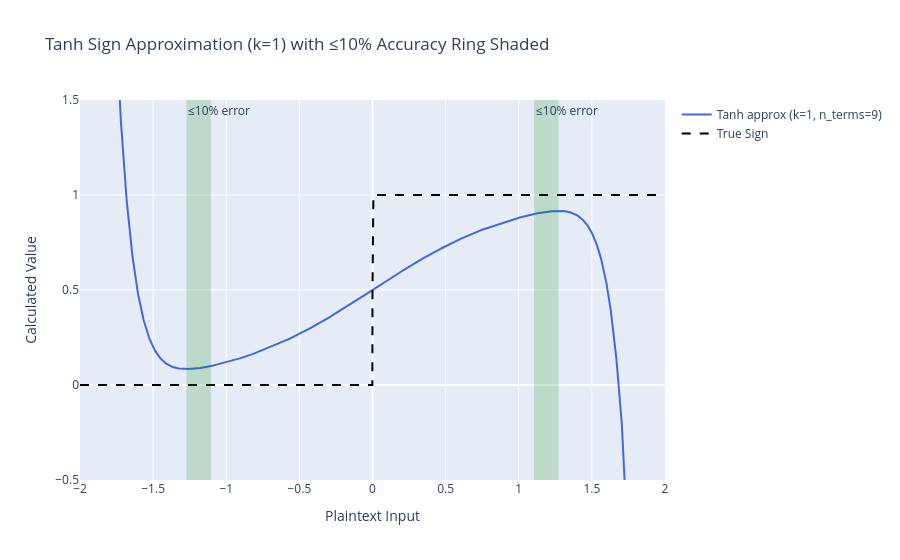

Notebook source saved alongside this figure:
### Code cell
# Visualize the k=1 tanh sign approximation with its <=10% accuracy ring shaded.
# Reuses accuracy_within_window() and ACC_TOL from the cell above.

import plotly.graph_objects as go

K = 1
sub = df[df['k'] == K].sort_values('x_value')
stats = accuracy_within_window(sub)
(llo, lhi) = stats['lhs_<=tol']   # left  band: x in [llo, lhi]
(rlo, rhi) = stats['rhs_<=tol']   # right band: x in [rlo, rhi]

# Mask the divergent Taylor tail so the line only draws over its valid region.
plot = sub.copy()
plot['tanh_approximation'] = plot['tanh_approximation'].where(
    plot['tanh_approximation'].abs() <= 2, np.nan
)

fig = go.Figure()

# Shaded <=10% accuracy rings (left and right), drawn first so curves sit on top.
for lo, hi in [(llo, lhi), (rlo, rhi)]:
    fig.add_vrect(
        x0=lo, x1=hi,
        fillcolor="green", opacity=0.18, line_width=0,
        annotation_text=f"≤{ACC_TOL:.0%} error",
        annotation_position="top left",
    )

# Approximation curve and the true sign reference.
fig.add_trace(go.Scatter(
    x=plot['x_value'], y=plot['tanh_approximation'],
    mode="lines", name=f"Tanh approx (k={K}, n_terms=9)",
    line=dict(color="royalblue", width=2),
))
fig.add_trace(go.Scatter(
    x=sub['x_value'], y=sub['sign_real'],
    mode="lines", name="True Sign",
    line=dict(color="black", dash="dash", width=2),
))

fig.update_xaxes(title="Plaintext Input", range=[-2, 2])
fig.update_yaxes(title="Calculated Value", range=[-0.5, 1.5])
fig.update_layout(
    title=f"Tanh Sign Approximation (k={K}) with ≤{ACC_TOL:.0%} Accuracy Ring Shaded",
)
fig.show()

### Figure 1 — Plotly figure (JSON) as saved in the notebook; plotly's stock layout.template omitted (floating-point values rounded to 4 significant figures; data arrays with more than 128 entries replaced by an {"elided": "..."} marker saying what was removed)
{"data": [{"line": {"color": "royalblue", "width": 2}, "mode": "lines", "name": "Tanh approx (k=1, n_terms=9)", "type": "scatter", "x": {"elided": "4000 float values"}, "y": {"elided": "4000 float values"}}, {"line": {"color": "black", "dash": "dash", "width": 2}, "mode": "lines", "name": "True Sign", "type": "scatter", "x": {"elided": "4000 float values"}, "y": {"elided": "4000 float values"}}], "layout": {"annotations": [{"showarrow": false, "text": "≤10% error", "x": -1.272, "xanchor": "left", "xref": "x", "y": 1, "yanchor": "top", "yref": "y domain"}, {"showarrow": false, "text": "≤10% error", "x": 1.105, "xanchor": "left", "xref": "x", "y": 1, "yanchor": "top", "yref": "y domain"}], "shapes": [{"fillcolor": "green", "line": {"width": 0}, "opacity": 0.18, "type": "rect", "x0": -1.272, "x1": -1.105, "xref": "x", "y0": 0, "y1": 1, "yref": "y domain"}, {"fillcolor": "green", "line": {"width": 0}, "opacity": 0.18, "type": "rect", "x0": 1.105, "x1": 1.272, "xref": "x", "y0": 0, "y1": 1, "yref": "y domain"}], "title": {"text": "Tanh Sign Approximation (k=1) with ≤10% Accuracy Ring Shaded"}, "xaxis": {"range": [-2, 2], "title": {"text": "Plaintext Input"}}, "yaxis": {"range": [-0.5, 1.5], "title": {"text": "Calculated Value"}}}}
